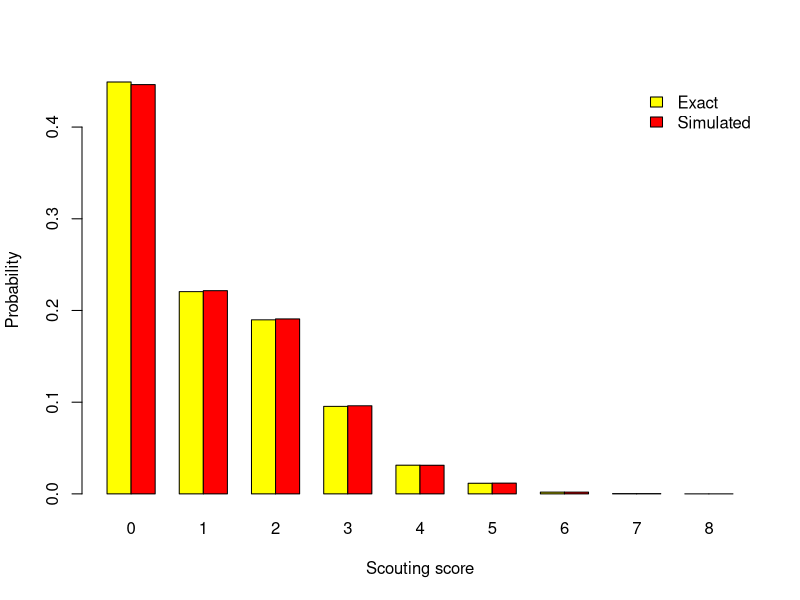

The R script that drew this image:
## ---- chunk 1
#| label: exact-pmf

scores <- 0:8
coin <- c(1/3, 2/3)
die <- (1:4) / 10

exact_paths <- function(adaptive = TRUE) {
  rows <- list()

  for (c in 0:1) {
    for (d in 1:4) {
      n <- 2 * d
      first_counts <- 0:min(4, n)
      first_prob <- dhyper(first_counts, m = 4, n = 48, k = n)

      for (a in first_counts) {
        # The reference rule averages over an independent budget count j.
        budget_counts <- if (adaptive) a else first_counts

        for (j in budget_counts) {
          m <- 2 + 2 * c + 2 * j
          b <- 0:min(4 - a, m)
          budget_prob <- if (adaptive) 1 else first_prob[j + 1L]

          # The actual first hand always determines the remaining deck.
          second_prob <- dhyper(b, m = 4 - a, n = 48 - n + a, k = m)
          weight <- coin[c + 1L] * die[d] * first_prob[a + 1L] * budget_prob

          rows[[length(rows) + 1L]] <- data.frame(
            n = n, m = m, a = a, b = b,
            score = a + 2 * b, p = weight * second_prob
          )
        }
      }
    }
  }

  do.call(rbind, rows)
}

pmf_from_paths <- function(paths) {
  vapply(scores, function(x) sum(paths$p[paths$score == x]), numeric(1))
}

paths <- exact_paths()
pmf <- pmf_from_paths(paths)
stopifnot(abs(sum(pmf) - 1) < 1e-12)

# Verify the score-eight entry with the separate counting formula.
n_by_die <- 2 * (1:4)
p_blank <- choose(48, n_by_die) / choose(52, n_by_die)
p_eight <- coin[2] * sum(die * p_blank / choose(52 - n_by_die, 4))
stopifnot(abs(pmf[scores == 8] - p_eight) < 1e-12)

knitr::kable(
  data.frame(Score = scores, Probability = pmf),
  digits = 8
)
## ---- chunk 2
#| label: events-and-moments

event_prob <- c(
  coin_bonus = coin[2],
  first_pass_at_least_six = sum(die[3:4]),
  second_pass_at_least_four = sum(paths$p[paths$m >= 4]),
  recovery_after_blank = sum(paths$p[paths$a == 0 & paths$b >= 1]),
  score_at_least_five = sum(pmf[scores >= 5])
)

knitr::kable(data.frame(
  Event = names(event_prob),
  Probability = unname(event_prob)
), digits = 6)

mu <- sum(scores * pmf)
ex2 <- sum(scores^2 * pmf)
sigma2 <- ex2 - mu^2

round(c(mean = mu, second_moment = ex2, variance = sigma2), 6)
## ---- chunk 3
#| label: simulate-adaptive

one_trial <- function() {
  coin_flip <- rbinom(1, size = 1, prob = coin[2])
  die_roll <- sample.int(4, size = 1, prob = die)
  n <- 2 * die_roll
  deck <- sample.int(52)

  a <- sum(deck[seq_len(n)] <= 4)
  m <- 2 + 2 * coin_flip + 2 * a
  b <- sum(deck[n + seq_len(m)] <= 4)

  a + 2 * b
}

set.seed(3402026)
trials <- 100000L
observed <- replicate(trials, one_trial())

# Add 1 because tabulate starts at bin 1, but scores start at 0.
sim_pmf <- tabulate(observed + 1L, nbins = length(scores)) / trials

knitr::kable(data.frame(
  Score = scores,
  Exact = pmf,
  Simulated = sim_pmf
), digits = 8)

round(c(
  exact_mean = mu,
  simulated_mean = mean(observed),
  exact_probability_5_or_more = sum(pmf[scores >= 5]),
  simulated_probability_5_or_more = mean(observed >= 5)
), 6)
## ---- chunk 4
#| label: reference-simulation

one_reference_trial <- function() {
  coin_flip <- rbinom(1, size = 1, prob = coin[2])
  die_roll <- sample.int(4, size = 1, prob = die)
  n <- 2 * die_roll
  deck <- sample.int(52)

  # The actual first hand determines the score and the remaining deck.
  a <- sum(deck[seq_len(n)] <= 4)

  # A separate hand sets the draw size only.
  a_ref <- sum(sample.int(52, size = n) <= 4)
  m_ref <- 2 + 2 * coin_flip + 2 * a_ref
  b_ref <- sum(deck[n + seq_len(m_ref)] <= 4)

  a + 2 * b_ref
}

set.seed(3402027)
ref_observed <- replicate(trials, one_reference_trial())

ref_paths <- exact_paths(adaptive = FALSE)
ref_pmf <- pmf_from_paths(ref_paths)

stopifnot(abs(sum(ref_pmf) - 1) < 1e-12)

# Check that both rules use the same expected number of cards.
expected_draws <- function(z) sum((z$n + z$m) * z$p)
stopifnot(abs(expected_draws(paths) - expected_draws(ref_paths)) < 1e-12)

comparison <- data.frame(
  Rule = c("Adaptive", "Reference"),
  `Exact mean` = c(mu, sum(scores * ref_pmf)),
  `Simulated mean` = c(mean(observed), mean(ref_observed)),
  `Exact 5+ (%)` = 100 * c(sum(pmf[scores >= 5]),
                          sum(ref_pmf[scores >= 5])),
  `Simulated 5+ (%)` = 100 * c(mean(observed >= 5),
                              mean(ref_observed >= 5)),
  check.names = FALSE
)

knitr::kable(comparison, digits = 5, format.args = list(nsmall = 5))
## ---- chunk 5
#| label: simulate-adaptive

one_trial <- function() {
  coin_flip <- rbinom(1, size = 1, prob = coin[2])
  die_roll <- sample.int(4, size = 1, prob = die)
  n <- 2 * die_roll

  # Shuffle all 52 cards; cards 1 through 4 are aces.
  deck <- sample.int(52)
  a <- sum(deck[seq_len(n)] <= 4)

  m <- 2 + 2 * coin_flip + 2 * a

  # Start after the first n cards to avoid drawing any card twice.
  b <- sum(deck[n + seq_len(m)] <= 4)

  a + 2 * b
}

set.seed(3402026)
trials <- 100000L
observed <- replicate(trials, one_trial())

# Add 1 because tabulate starts at bin 1, while scores start at 0.
sim_pmf <- tabulate(observed + 1L, nbins = length(scores)) / trials

stopifnot(
  all(observed %in% scores),
  abs(sum(sim_pmf) - 1) < 1e-12
)

knitr::kable(data.frame(
  Score = scores,
  Exact = pmf,
  Simulated = sim_pmf
), digits = 8)
## ---- chunk 6
#| label: simulation-summary

summary_table <- data.frame(
  Quantity = c("Mean score", "Variance", "Probability of scoring at least five"),
  Exact = c(mu, sigma2, sum(pmf[scores >= 5])),
  Simulated = c(mean(observed), var(observed), mean(observed >= 5))
)

knitr::kable(
  summary_table,
  digits = 6,
  format.args = list(nsmall = 6)
)
## ---- chunk 7
#| label: fig-score-comparison
#| fig-cap: "Exact and simulated probabilities for the adaptive scouting score."

barplot(
  rbind(pmf, sim_pmf),
  beside = TRUE,
  names.arg = scores,
  col = c("yellow", "red"),
  xlab = "Scouting score",
  ylab = "Probability",
  legend.text = c("Exact", "Simulated"),
  args.legend = list(x = "topright", bty = "n")
)
